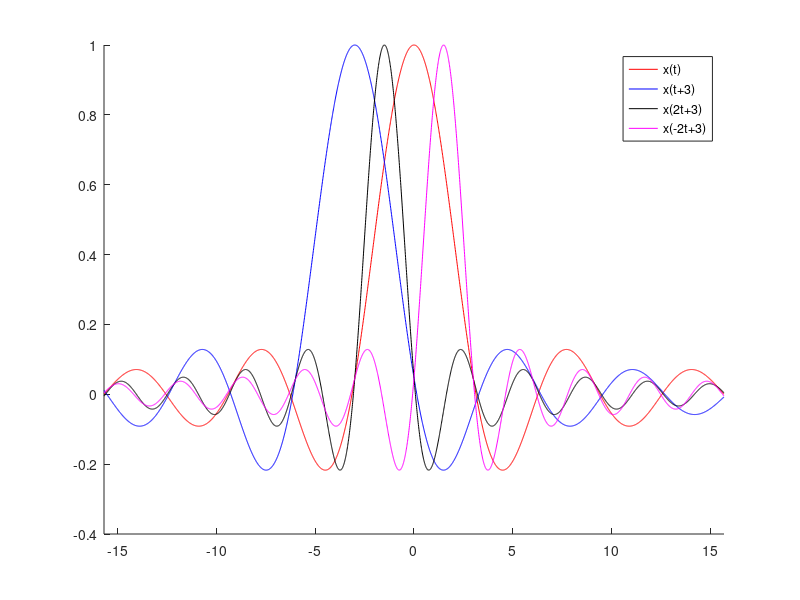

This figure's MATLAB source:
half_len=5*pi;
x=@(t)sin(t)./t;
x1=@(t)x(t+3);
x2=@(t)x(2*t+3);
x3=@(t)x(-2*t+3);
t=-half_len:0.01:half_len;
hold on;
plot(t, x(t), 'r');
plot(t, x1(t), 'b');
plot(t, x2(t), 'k');
plot(t, x3(t), 'm');
legend('x(t)', 'x(t+3)', 'x(2t+3)', 'x(-2t+3)');
xlim([-half_len half_len]);
